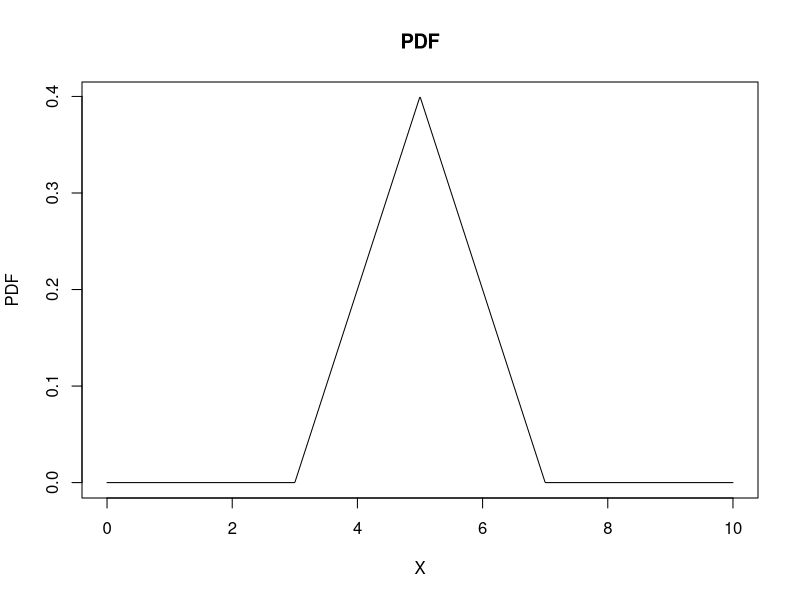

This chart was generated by the following R code:
f <- function(x) {
  if (x >= 3 && x < 5) {
    return((x - 3) / 5)
  } else if (x >= 5 && x <= 7) {
    return((7 - x) / 5)
  } else {
    return(0)
  }
}

x_values <- seq(0, 10, length.out=1000)  # 1000 points between 0 and 10

# Calculate the PDF for each x value
pdf_values <- sapply(x_values, f)

# Plot the PDF
plot(x_values, pdf_values, type='l', xlab='X', ylab='PDF',
     main='PDF')